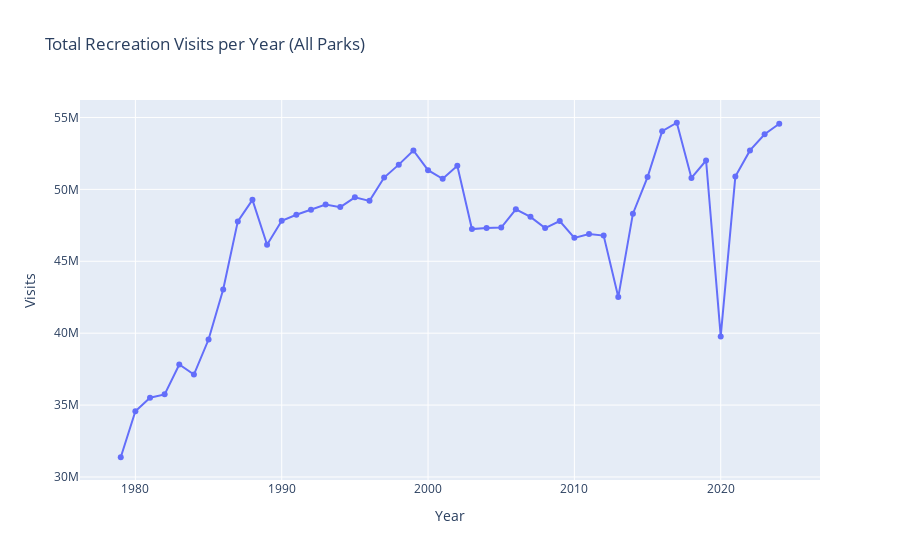

This figure's notebook cell:
### Code cell
#Totals by year (interactive)
yearly = df.groupby("Year", as_index=False)["Recreation Visits"].sum()

fig = px.line(
    yearly, x="Year", y="Recreation Visits",
    title="Total Recreation Visits per Year (All Parks)",
    markers=True
)
fig.update_layout(yaxis_title="Visits", xaxis_title="Year")
fig.show()

### Figure 1 — Plotly figure (JSON) as saved in the notebook; plotly's stock layout.template omitted (floating-point values rounded to 4 significant figures)
{"data": [{"hovertemplate": "Year=%{x}<br>Recreation Visits=%{y}<extra></extra>", "legendgroup": "", "line": {"color": "#636efa", "dash": "solid"}, "marker": {"symbol": "circle"}, "mode": "lines+markers", "name": "", "orientation": "v", "showlegend": false, "type": "scatter", "x": [1979, 1980, 1981, 1982, 1983, 1984, 1985, 1986, 1987, 1988, 1989, 1990, 1991, 1992, 1993, 1994, 1995, 1996, 1997, 1998, 1999, 2000, 2001, 2002, 2003, 2004, 2005, 2006, 2007, 2008, 2009, 2010, 2011, 2012, 2013, 2014, 2015, 2016, 2017, 2018, 2019, 2020, 2021, 2022, 2023, 2024], "xaxis": "x", "y": [31372913, 34572016, 35517051, 35745752, 37820251, 37121464, 39558205, 43035017, 47773617, 49269909, 46148494, 47819242, 48234801, 48588593, 48947571, 48765495, 49445239, 49200880, 50820001, 51720217, 52708561, 51333320, 50738296, 51638781, 47237476, 47321525, 47339763, 48613591, 48088177, 47309057, 47801086, 46628453, 46891653, 46788780, 42510607, 48308293, 50853316, 54047831, 54632105, 50793868, 52007180, 39774850, 50892024, 52708321, 53830143, 54559479], "yaxis": "y"}], "layout": {"legend": {"tracegroupgap": 0}, "title": {"text": "Total Recreation Visits per Year (All Parks)"}, "xaxis": {"anchor": "y", "domain": [0, 1], "title": {"text": "Year"}}, "yaxis": {"anchor": "x", "domain": [0, 1], "title": {"text": "Visits"}}}}
